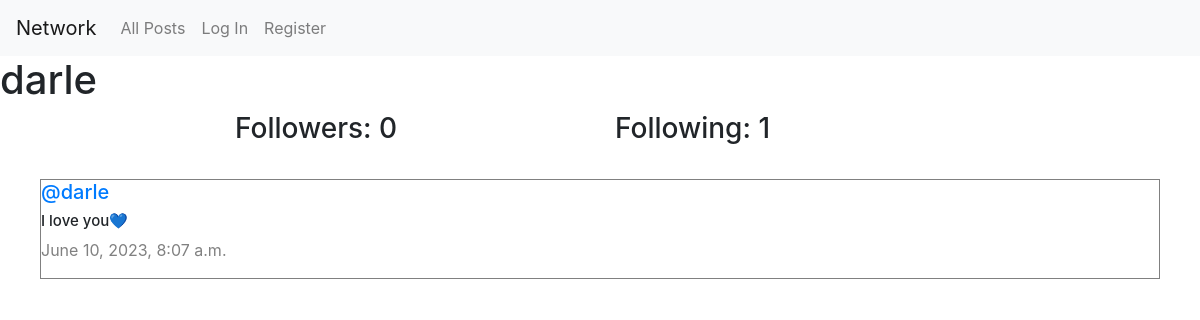
The page /profile/3 on the database its author committed.
### network/models.py (models this page shows, shortened)
class User(AbstractUser):
    pass

class Post(models.Model):
    content = models.CharField(max_length=140)
    user = models.ForeignKey(User, on_delete=models.CASCADE, related_name="author")
    date = models.DateTimeField(auto_now_add=True)

### network/views.py (the view)
# urls.py: path("profile/<int:user_id>", views.profile, name="profile"),
def profile(request, user_id):
    user = User.objects.get(pk=user_id);
    allPosts = Post.objects.filter(user=user).order_by("id").reverse()
    following = Follow.objects.filter(user=user)
    followers = Follow.objects.filter(user_follower=user)
    try:
        checkFollow = followers.filter(user=User.objects.get(pk=request.user.id))
        if len(checkFollow) != 0:
            isFollowing = True
        else:
            isFollowing = False
    except:
        isFollowing = False
    paginator = Paginator(allPosts, 10);
    page_number = request.GET.get('page');
    posts_of_the_page = paginator.get_page(page_number)
    return render(request, "network/profile.html", {
        "allPosts": allPosts,
        "posts_of_the_page": posts_of_the_page,
        "username": user.username,
        "following": following,
        "followers": followers,
        "isFollowing": isFollowing,
        "user_profile": user
    })

### network/templates/network/profile.html (shortened to what this page needs)
{% extends "network/layout.html" %}
{% block body %}
    <h1>{{ username }}</h1>
    <div class="container">
        <div class="row d-flex justify-content-center">
            <h3 class="col-4">Followers: {{ followers.count }}</h3>
            <h3 class="col-4">Following: {{ following.count }}</h3>
        </div>
    </div>
    <div class="all-posts">
        {% for post in posts_of_the_page %}
            <div class="row post">
                <h5 class="username"><a href="{% url 'profile' user_id=post.user.id %}">@{{ post.user }}</a></h5>
                <h6 class="content">{{ post.content }}</h6>
                <p class="date">{{ post.date }}</p>
            </div>
        {% endfor %}
    </div>
{% endblock %}

### network/static/network/style.css (style rules this page uses)
.all-posts { display: flex; justify-content: flex-start; flex-direction: column; margin: 20px; }
.post { border: 0.1px solid gray; display: flex; flex-direction: column; justify-content: center; box-sizing: border-box; margin: 5px 20px; }
.content { font-size: 15px; }
.username { font-size: 20px; }
.date { color: gray; font: 15px; }

### rows shown on the page
User: username "darle"
Post: user "darle", content "I love you💙", date "June 10, 2023, 8:07 a.m."

### other values the page prints
{{ followers.count }} "0"
{{ following.count }} "1"
